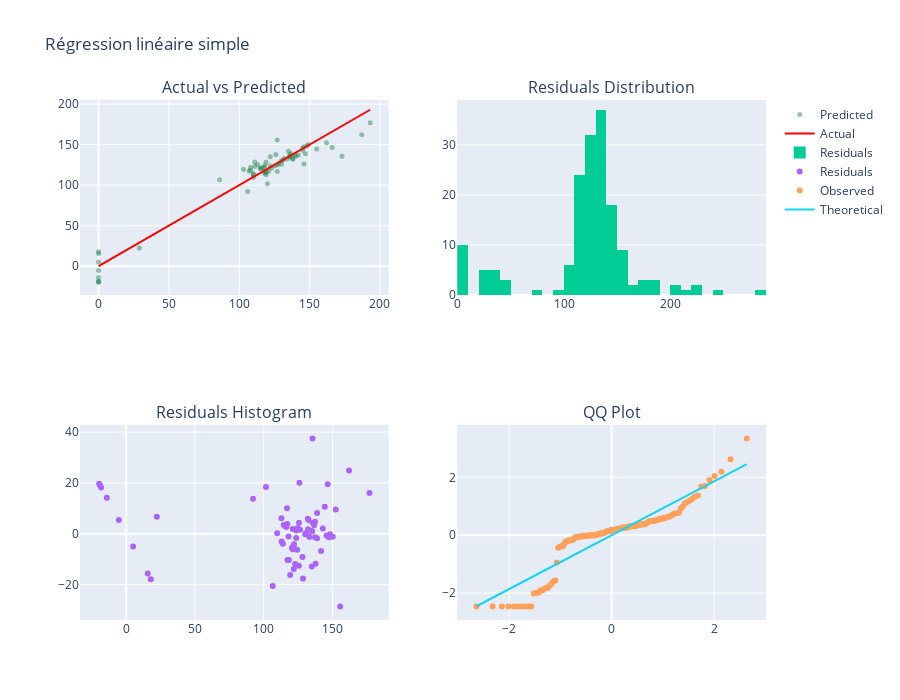

The cell this chart's notebook holds for it:
### Markdown cell above
# **1. Régression Linéaire**

### Code cell
# model configuration ant training
from sklearn.linear_model import ElasticNet

lr = ElasticNet(alpha=0, l1_ratio=0)

lr.fit(X_train, y_train)
pred_train_lr = lr.predict(X_train)
pred_test_lr = lr.predict(X_test)


co2.styles.display_combined_report(y_train, pred_train_lr, y_test, pred_test_lr, title='PERFORMANCES DU MODELE DE REGRESSION LINEAIRE')
co2.styles.displayer(pd.DataFrame({'Co2 Observé': y_test, 'Co2 prédit': pred_test_lr},
             index=X_test.index), n=10, title='REGRESSION LINEAIRE: COMPARAISON DE QUELQUES VALEURS')



co2.viz.plot_regression_diagnostics(y_test, pred_test_lr, y_train, "Régression linéaire simple", interactive=True, save=True, format='png', sample=0.05)

### Figure 1 — Plotly figure (JSON) as saved in the notebook; plotly's stock layout.template omitted (floating-point values rounded to 4 significant figures; data arrays with more than 128 entries replaced by an {"elided": "..."} marker saying what was removed)
{"data": [{"marker": {"color": "#2E8B57", "opacity": 0.5, "size": 5}, "mode": "markers", "name": "Predicted", "type": "scatter", "x": [119, 113, 0, 103, 147, 108, 136, 138, 140, 0, 111, 136, 148, 110, 0, 132, 140, 121, 130, 117, 193, 130, 135, 122, 110, 119, 111, 187, 115, 145, 123, 29, 110, 166, 134, 131, 106, 149, 137, 155, 125, 118, 146, 127, 162, 138, 107, 86, 173, 0, 127, 122, 108, 128, 120, 0, 145, 0, 115, 118, 136, 126, 127, 146, 0, 119, 118, 0, 119, 142, 116], "xaxis": "x", "y": [116.4, 125.6, 15.68, 119.3, 138.9, 121.9, 135.1, 132.6, 136.6, -14.1, 128.6, 137.4, 148.3, 109.8, 5.041, 133.3, 135.7, 117.1, 125.7, 118.1, 177.0, 130.2, 141.8, 123.7, 113.9, 128.2, 122.9, 162.1, 120.6, 143.0, 121.1, 22.31, 113.1, 146.6, 132.3, 130.8, 92.23, 150.2, 138.8, 144.4, 123.8, 114.6, 147.4, 116.9, 152.4, 132.1, 117.4, 106.6, 135.6, 17.9, 124.7, 134.9, 118.4, 126.5, 101.6, -18.21, 145.7, -5.354, 121.1, 124.3, 135.1, 137.8, 155.6, 126.0, -19.66, 112.9, 122.1, -19.25, 115.9, 137.3, 121.6], "yaxis": "y"}, {"line": {"color": "red"}, "mode": "lines", "name": "Actual", "type": "scatter", "x": [0, 193], "xaxis": "x", "y": [0, 193], "yaxis": "y"}, {"name": "Residuals", "nbinsx": 40, "type": "histogram", "x": {"elided": "166 int values"}, "xaxis": "x2", "yaxis": "y2"}, {"mode": "markers", "name": "Residuals", "type": "scatter", "x": [116.4, 125.6, 15.68, 119.3, 138.9, 121.9, 135.1, 132.6, 136.6, -14.1, 128.6, 137.4, 148.3, 109.8, 5.041, 133.3, 135.7, 117.1, 125.7, 118.1, 177.0, 130.2, 141.8, 123.7, 113.9, 128.2, 122.9, 162.1, 120.6, 143.0, 121.1, 22.31, 113.1, 146.6, 132.3, 130.8, 92.23, 150.2, 138.8, 144.4, 123.8, 114.6, 147.4, 116.9, 152.4, 132.1, 117.4, 106.6, 135.6, 17.9, 124.7, 134.9, 118.4, 126.5, 101.6, -18.21, 145.7, -5.354, 121.1, 124.3, 135.1, 137.8, 155.6, 126.0, -19.66, 112.9, 122.1, -19.25, 115.9, 137.3, 121.6], "xaxis": "x3", "y": [2.641, -12.56, -15.68, -16.27, 8.142, -13.9, 0.9366, 5.387, 3.351, 14.1, -17.6, -1.383, -0.2518, 0.2036, -5.041, -1.256, 4.332, 3.857, 4.311, -1.065, 16.03, -0.1943, -6.756, -1.661, -3.9, -9.187, -11.93, 24.9, -5.558, 2.031, 1.903, 6.694, -3.091, 19.43, 1.711, 0.2203, 13.77, -1.207, -1.818, 10.57, 1.224, 3.402, -1.434, 10.06, 9.563, 5.866, -10.38, -20.58, 37.45, -17.9, 2.262, -12.93, -10.36, 1.516, 18.35, 18.21, -0.6785, 5.354, -6.097, -6.321, 0.9366, -11.78, -28.62, 20.0, 19.66, 6.103, -4.097, 19.25, 3.106, 4.677, -5.573], "yaxis": "y3"}, {"mode": "markers", "name": "Observed", "type": "scatter", "x": {"elided": "166 float values"}, "xaxis": "x4", "y": {"elided": "166 float values"}, "yaxis": "y4"}, {"mode": "lines", "name": "Theoretical", "type": "scatter", "x": {"elided": "166 float values"}, "xaxis": "x4", "y": {"elided": "166 float values"}, "yaxis": "y4"}], "layout": {"annotations": [{"font": {"size": 16}, "showarrow": false, "text": "Actual vs Predicted", "x": 0.225, "xanchor": "center", "xref": "paper", "y": 1, "yanchor": "bottom", "yref": "paper"}, {"font": {"size": 16}, "showarrow": false, "text": "Residuals Distribution", "x": 0.775, "xanchor": "center", "xref": "paper", "y": 1, "yanchor": "bottom", "yref": "paper"}, {"font": {"size": 16}, "showarrow": false, "text": "Residuals Histogram", "x": 0.225, "xanchor": "center", "xref": "paper", "y": 0.375, "yanchor": "bottom", "yref": "paper"}, {"font": {"size": 16}, "showarrow": false, "text": "QQ Plot", "x": 0.775, "xanchor": "center", "xref": "paper", "y": 0.375, "yanchor": "bottom", "yref": "paper"}], "height": 700, "title": {"text": "Régression linéaire simple"}, "width": 900, "xaxis": {"anchor": "y", "domain": [0, 0.45]}, "xaxis2": {"anchor": "y2", "domain": [0.55, 1]}, "xaxis3": {"anchor": "y3", "domain": [0, 0.45]}, "xaxis4": {"anchor": "y4", "domain": [0.55, 1]}, "yaxis": {"anchor": "x", "domain": [0.625, 1]}, "yaxis2": {"anchor": "x2", "domain": [0.625, 1]}, "yaxis3": {"anchor": "x3", "domain": [0, 0.375]}, "yaxis4": {"anchor": "x4", "domain": [0, 0.375]}}}
